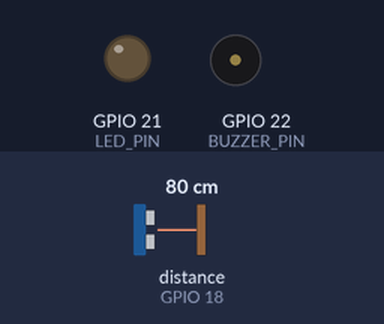
The sketch below on a simulated ESP32. On the bench: output pins drawn as LEDs (lit = HIGH), buzzer (waves = sounding, pin HIGH). Wiring (inferred from the names in the program): ultrasonic range finder: trigger GPIO 5; echo GPIO 18. The inputs (shaded band) are chosen by the test bench; at power-on: distance to the obstacle (sensor on GPIO 18) 80 cm. The echo pulse lasts 58.3 µs per cm; WiFi joins after 1.5 s; servers stay silent unless stated; uploads are accepted with an empty reply; pins used as bus, display or sensor lines are not drawn; what the sketch prints to the serial monitor is not drawn.

Above: at 2.7 s.
2.8 s: distance to the obstacle (sensor on GPIO 18) set to 49 cm
5.1 s: distance to the obstacle (sensor on GPIO 18) set to 42 cm
At 5.6 s:
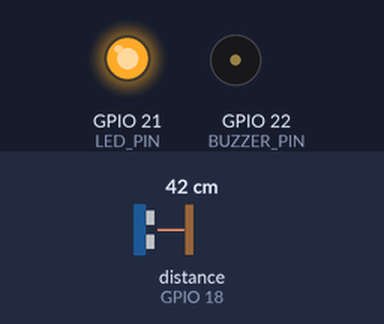
6.8 s: distance to the obstacle (sensor on GPIO 18) set to 120 cm
At 7.8 s:
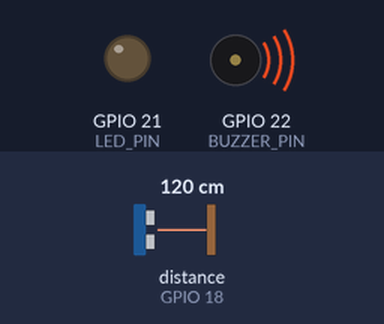
9.0 s: distance to the obstacle (sensor on GPIO 18) set to 100 cm
11.1 s: distance to the obstacle (sensor on GPIO 18) set to 90 cm
At 12.4 s:
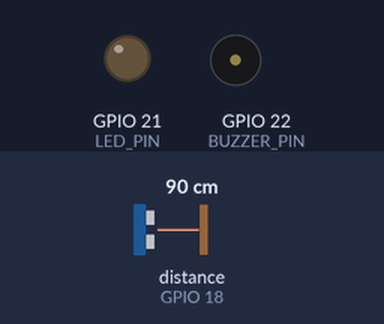
12.8 s: distance to the obstacle (sensor on GPIO 18) set to 2 cm
At 14.6 s:
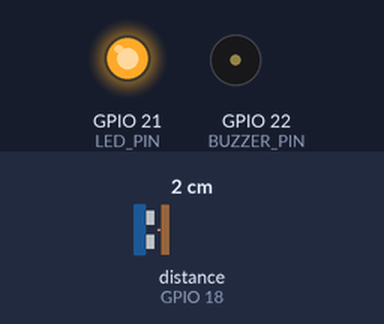
Timing chart, 0 to 16.0 s (numbered marks = the images above; inputs shaded):
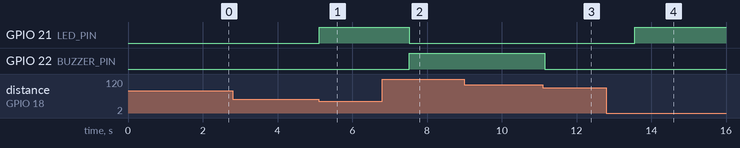

The sketch:

bengsm.ino
```cpp
#include <WiFi.h>
#include <HTTPClient.h>

#define TINY_GSM_MODEM_SIM800
#include <TinyGsmClient.h>

#define TRIG_PIN 5
#define ECHO_PIN 18
#define LED_PIN 21
#define BUZZER_PIN 22

const char* ssid = "Your_WiFi_Name";
const char* password = "Your_WiFi_Password";

String serverName = "http://your-server.com/update";

// GSM using HardwareSerial (IMPORTANT FIX)
HardwareSerial SerialGSM(1);
TinyGsm modem(SerialGSM);

void setup() {

  Serial.begin(115200);

  pinMode(TRIG_PIN, OUTPUT);
  pinMode(ECHO_PIN, INPUT);
  pinMode(LED_PIN, OUTPUT);
  pinMode(BUZZER_PIN, OUTPUT);

  // GSM UART (TX=27 RX=26)
  SerialGSM.begin(9600, SERIAL_8N1, 26, 27);
  modem.restart();

  WiFi.begin(ssid, password);

  Serial.print("Connecting WiFi");

  while (WiFi.status() != WL_CONNECTED) {
    delay(500);
    Serial.print(".");
  }

  Serial.println("\nWiFi Connected");
}

void loop() {

  digitalWrite(TRIG_PIN, LOW);
  delayMicroseconds(2);

  digitalWrite(TRIG_PIN, HIGH);
  delayMicroseconds(10);
  digitalWrite(TRIG_PIN, LOW);

  long duration = pulseIn(ECHO_PIN, HIGH);
  int distance = duration * 0.034 / 2;

  Serial.println(distance);

  if (distance <= 45) {
    digitalWrite(LED_PIN, HIGH);
    modem.sendSMS("+2507XXXXXXX", "Alert: Distance < 45cm");
  } else {
    digitalWrite(LED_PIN, LOW);
  }

  if (distance >= 95) {
    digitalWrite(BUZZER_PIN, HIGH);
    modem.sendSMS("+2507XXXXXXX", "Critical: Distance >= 95cm");
  } else {
    digitalWrite(BUZZER_PIN, LOW);
  }

  if (WiFi.status() == WL_CONNECTED) {

    HTTPClient http;

    String url = serverName + "?distance=" + String(distance);

    http.begin(url);

    int code = http.GET();

    Serial.println(code);

    http.end();
  }

  delay(1000);
}
```

Measured:
- the behaviour switches between 47 and 46 cm on distance to the obstacle (sensor on GPIO 18) (found by bisection; images 0 and 1)
- the behaviour switches between 96 and 95 cm on distance to the obstacle (sensor on GPIO 18) (found by bisection; images 2 and 3)
- after the input at 2.8 s, every drawn part: stays the same
- after the input at 5.1 s, GPIO 21 (LED_PIN): LOW → HIGH at once
- after the input at 6.8 s, GPIO 21 (LED_PIN): HIGH → LOW after 0.73 s; GPIO 22 (BUZZER_PIN): LOW → HIGH after 0.73 s
- after the input at 9.0 s, every drawn part: stays the same
- after the input at 11.1 s, GPIO 22 (BUZZER_PIN): HIGH → LOW after 0.05 s
- after the input at 12.8 s, GPIO 21 (LED_PIN): LOW → HIGH after 0.76 s
